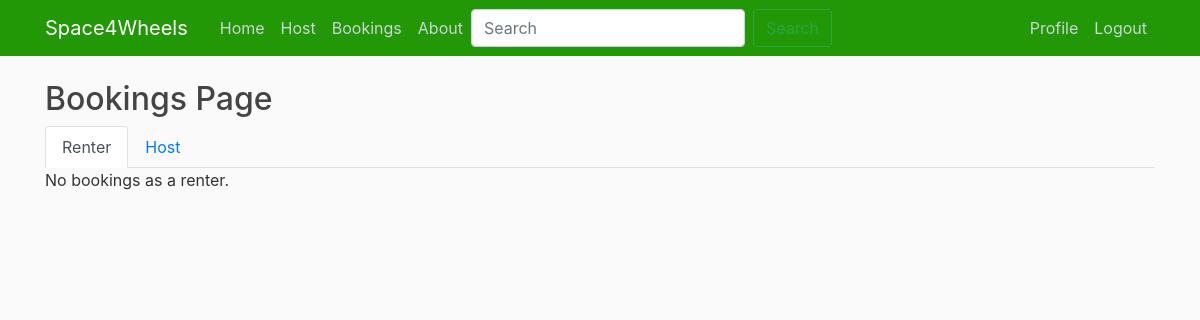
The page /bookings/ (signed in) on the database as committed earlier.
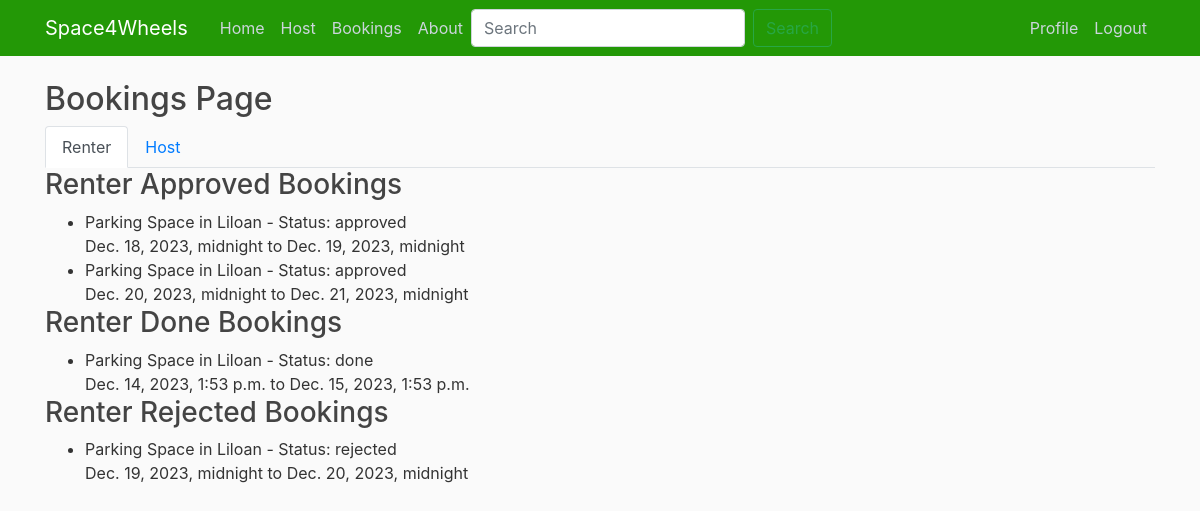
The same page on the database as committed later.
### Space4Wheels/models.py (models this page shows, shortened)
class Booking(models.Model):
    STATUS_CHOICES = [
        ('pending', 'Pending'),
        ('approved', 'Approved'),
        ('rejected', 'Rejected'),
        ('done', 'Done'),
    ]
    post = models.ForeignKey('Post', on_delete=models.CASCADE)
    renter = models.ForeignKey(User, on_delete=models.CASCADE, related_name='bookings_made')
    host = models.ForeignKey(User, on_delete=models.CASCADE, related_name='bookings_received')
    status = models.CharField(max_length=20, choices=STATUS_CHOICES, default='pending')
    reservation_start_date = models.DateTimeField()
    reservation_end_date = models.DateTimeField()
    date_requested = models.DateTimeField(default=timezone.now)
    pending_approval = models.BooleanField(default=True)

class Post(models.Model):
    PRICE_RATES = [
        ('day', 'Per Day'),
        ('week', 'Per Week'),
        ('month', 'Per Month'),
    ]
    CAR_SPACE_TYPES = [
        ('Driveway', 'Driveway'),
        ('Garage', 'Garage'),
        ('Open Lot', 'Open Lot'),
    ]
    STATUS_TYPES = [
        ('available', 'Available'),
        ('unavailable', 'Unavailable')
    ]
    title = models.CharField(max_length=100)
    content = models.TextField()
    country = models.CharField(max_length=100)
    city = models.CharField(max_length=100)
    address = models.CharField(max_length=255)
    price = models.DecimalField(max_digits=10, decimal_places=2)
    price_rate = models.CharField(max_length=20, choices=PRICE_RATES)  # per day, per week, per month
    car_space_pics = models.ImageField(upload_to='car_space_pics')
    car_space_type = models.CharField(max_length=20, choices=CAR_SPACE_TYPES)
    map_image = models.TextField()
    additional_notes = models.TextField(blank=True, null=True)  # Optional
    status = models.CharField(max_length=20, default='available', choices=STATUS_TYPES)  # available/booked
    date_posted = models.DateTimeField(default=timezone.now)
    date_updated = models.DateTimeField(default=timezone.now)
    author = models.ForeignKey(User, on_delete=models.CASCADE)
    rating_rating = models.FloatField(default=0)

### Space4Wheels/views.py (the view)
# urls.py: path('bookings/', BookingsView.as_view(), name='bookings'),
class BookingsView(LoginRequiredMixin, TemplateView):
    template_name = 'Space4Wheels/bookings.html'
    def get_context_data(self, **kwargs):
        renter_bookings = Booking.objects.filter(renter=self.request.user)
        host_bookings_pending_approval = Booking.objects.filter(host=self.request.user, status='pending')
        host_bookings_approved = Booking.objects.filter(host=self.request.user, status='approved')
        host_bookings_done = Booking.objects.filter(host=self.request.user, status='done')
        host_bookings_rejected = Booking.objects.filter(host=self.request.user, status='rejected')
        renter_bookings = Booking.objects.filter(renter=self.request.user)
        renter_pending_bookings = renter_bookings.filter(status='pending')
        renter_approved_bookings = renter_bookings.filter(status='approved')
        renter_done_bookings = renter_bookings.filter(status='done')
        renter_rejected_bookings = renter_bookings.filter(status='rejected')
        user_ratings = {}
        for booking in renter_bookings:
            user_ratings[booking.post.id] = booking.post.rating_set.filter(user=self.request.user).first()
        context = {
            'renter_pending_bookings': renter_pending_bookings,
            'renter_approved_bookings': renter_approved_bookings,
            'renter_done_bookings': renter_done_bookings,
            'renter_rejected_bookings': renter_rejected_bookings,
            'renter_bookings': renter_bookings,
            'host_bookings_pending_approval': host_bookings_pending_approval,
            'host_bookings_approved': host_bookings_approved,
            'host_bookings_done': host_bookings_done,
            'host_bookings_rejected': host_bookings_rejected,
            'user_ratings': user_ratings,
        }
        return context

### Space4Wheels/templates/Space4Wheels/bookings.html (shortened to what this page needs)
{% extends "Space4Wheels/base.html" %}
{% block content %}
    <h2>Bookings Page</h2>
    <ul class="nav nav-tabs">
        <li class="nav-item">
            <a class="nav-link active" id="renter-tab" data-toggle="tab" href="#renter">Renter</a>
        </li>
        <li class="nav-item">
            <a class="nav-link" id="host-tab" data-toggle="tab" href="#host">Host</a>
        </li>
    </ul>
    <div class="tab-content">
        <div class="tab-pane fade show active" id="renter">
            {% if renter_approved_bookings %}
                <h3>Renter Approved Bookings</h3>
                <ul>
                    {% for booking in renter_approved_bookings %}
                        <li>
                            {{ booking.post.title }} - Status: {{ booking.status }}
                            <br />
                            {{ booking.reservation_start_date }} to {{ booking.reservation_end_date }}
                        </li>
                    {% endfor %}
                </ul>
            {% endif %}
            {% if renter_done_bookings %}
                <h3>Renter Done Bookings</h3>
                <ul>
                    {% for booking in renter_done_bookings %}
                        <li>
                            {{ booking.post.title }} - Status: {{ booking.status }}
                            <br />
                            {{ booking.reservation_start_date }} to {{ booking.reservation_end_date }}
                        </li>
                    {% endfor %}
                </ul>
            {% endif %}
            {% if renter_rejected_bookings %}
                <h3>Renter Rejected Bookings</h3>
                <ul>
                    {% for booking in renter_rejected_bookings %}
                        <li>
                            {{ booking.post.title }} - Status: {{ booking.status }}
                            <br />
                            {{ booking.reservation_start_date }} to {{ booking.reservation_end_date }}
                        </li>
                    {% endfor %}
                </ul>
            {% endif %}
            {% if not renter_pending_bookings and not renter_approved_bookings and not renter_done_bookings and not renter_rejected_bookings %}
                <p>No bookings as a renter.</p>
            {% endif %}
        </div>
    </div>
{% endblock content %}

Rows that differ between the two databases and show on the page:
added Booking: post "Parking Space in Liloan", status "approved", reservation_start_date "Dec. 18, 2023, midnight", reservation_end_date "Dec. 19, 2023, midnight", shown under "Renter Approved Bookings"
added Booking: post "Parking Space in Liloan", status "approved", reservation_start_date "Dec. 20, 2023, midnight", reservation_end_date "Dec. 21, 2023, midnight", shown under "Renter Approved Bookings"
added Booking: post "Parking Space in Liloan", status "done", reservation_start_date "Dec. 14, 2023, 1:53 p.m.", reservation_end_date "Dec. 15, 2023, 1:53 p.m.", shown under "Renter Done Bookings"
added Booking: post "Parking Space in Liloan", status "rejected", reservation_start_date "Dec. 19, 2023, midnight", reservation_end_date "Dec. 20, 2023, midnight", shown under "Renter Rejected Bookings"
Other text that changed with them:
text no longer shown: "No bookings as a renter."
text now shown: "Renter Approved Bookings Renter Done Bookings Renter Rejected Bookings"
